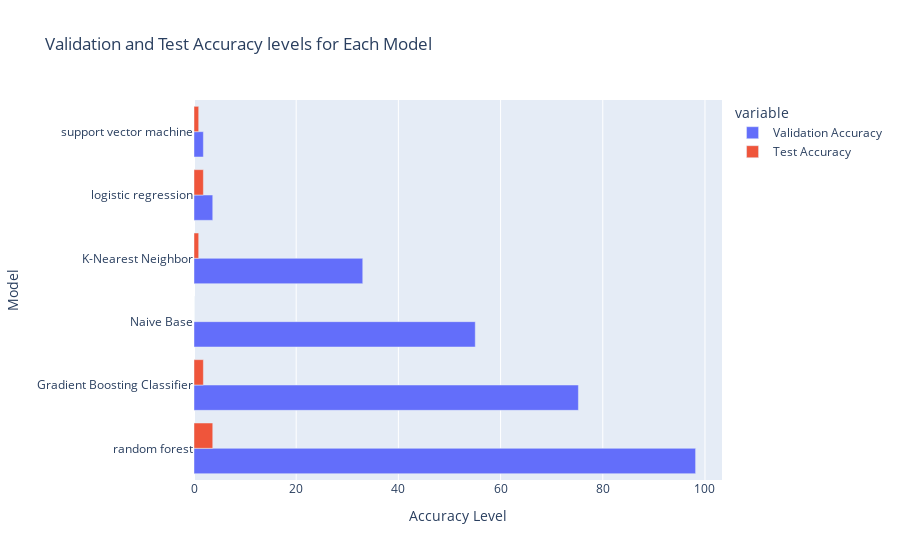

Notebook code for this chart:
### Code cell
fig =px.bar(model_df_sorted, x=['Validation Accuracy', 'Test Accuracy'], y='Model',
           title= 'Validation and Test Accuracy levels for Each Model',
          labels={'value':'Accuracy Level','Model':'Model'},)
fig.update_layout(barmode='group')
fig.show()

### Figure 1 — Plotly figure (JSON) as saved in the notebook; plotly's stock layout.template omitted (floating-point values rounded to 4 significant figures)
{"data": [{"alignmentgroup": "True", "hovertemplate": "variable=Validation Accuracy<br>Accuracy Level=%{x}<br>Model=%{y}<extra></extra>", "legendgroup": "Validation Accuracy", "marker": {"color": "#636efa", "pattern": {"shape": ""}}, "name": "Validation Accuracy", "offsetgroup": "Validation Accuracy", "orientation": "h", "showlegend": true, "textposition": "auto", "type": "bar", "x": [98.17, 75.23, 55.05, 33.03, 3.67, 1.835], "xaxis": "x", "y": ["random forest", "Gradient Boosting Classifier", "Naive Base", "K-Nearest Neighbor", "logistic regression", "support vector machine"], "yaxis": "y"}, {"alignmentgroup": "True", "hovertemplate": "variable=Test Accuracy<br>Accuracy Level=%{x}<br>Model=%{y}<extra></extra>", "legendgroup": "Test Accuracy", "marker": {"color": "#EF553B", "pattern": {"shape": ""}}, "name": "Test Accuracy", "offsetgroup": "Test Accuracy", "orientation": "h", "showlegend": true, "textposition": "auto", "type": "bar", "x": [3.67, 1.835, 0, 0.9174, 1.835, 0.9174], "xaxis": "x", "y": ["random forest", "Gradient Boosting Classifier", "Naive Base", "K-Nearest Neighbor", "logistic regression", "support vector machine"], "yaxis": "y"}], "layout": {"barmode": "group", "legend": {"title": {"text": "variable"}, "tracegroupgap": 0}, "title": {"text": "Validation and Test Accuracy levels for Each Model"}, "xaxis": {"anchor": "y", "domain": [0, 1], "title": {"text": "Accuracy Level"}}, "yaxis": {"anchor": "x", "domain": [0, 1], "title": {"text": "Model"}}}}
